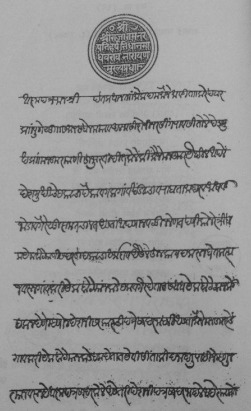
#> input picture Line Segmentation in Historical Document/data/historical-doc.png, 251 x 411 px
$ python -i detection.py   (imports and definitions only)
#> lines starting #> are read from the running program, lines starting #| are printed output that depends on the picture; after the words box and inside, x2 and y2 are one past the last pixel; in counts of white or black regions, pixels touching at a corner belong together
#> further down, picture is the input picture: shape (411, 251, 3); mean R, G, B 150.8, 150.8, 150.8
### Line Segmentation in Historical Document/src/utils.py
from enum import Enum
import logging
import os

import cv2
import numpy as np
import matplotlib.pyplot as plt


def get_save_path() -> str:
    return "res"


class Colour(Enum):
    RED = "RED"
    BLUE = "BLUE"
    GREEN = "GREEN"


# [20 lines left out: functions load_image, load_document_image, not called in this run]


def show_image(img: np.ndarray, title: str, save: bool, **im_kwargs) -> None:
    logging.info(f"showing image - title: {title} ... ")
    plt.imshow(img, **im_kwargs)
    plt.title(title)
    plt.show(block=True)

    if not save:
        return

    file_path = os.path.join(get_save_path(), f"{title}.png")
    plt.imsave(file_path, img, **im_kwargs)
    logging.info(f"saved image to {file_path}")

### Line Segmentation in Historical Document/src/detection.py
import logging
from typing import Tuple, List

import cv2
import numpy as np

from src.utils import show_image


# [133 lines left out: functions _mark_main_doc_contours, _mark_seal_text_contours, _merge_adjacent_rects, detect_lines_with_bboxes, segment_lines_in_seal, detect_lines_with_polygons, not called in this run]


def preprocess_image(image: np.ndarray, y_sep: int = 80) -> np.ndarray:
#> called with y_sep = 80
    logging.info("pre-processing image for further analysis ... ")

    L = np.iinfo(image.dtype).max + 1
#> L = 256

    out = cv2.cvtColor(image, cv2.COLOR_RGB2GRAY)
    show_image(out, "full - gray", True, cmap="gray")
#> in show_image, `plt.imsave(file_path, img, **im_kwargs)`:
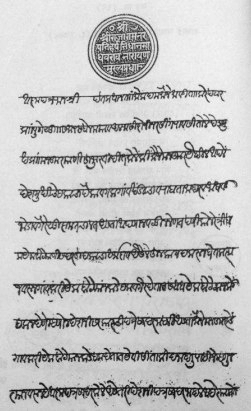
#> saved as full - gray.png: shape (411, 251, 3); min 0, max 255, mean 193.5

    # bottom half
    out[y_sep:, :] = cv2.GaussianBlur(out[y_sep:, :], (5, 5), 0)  # kernel size, sigma
    show_image(out, "bottom - blurred", True, cmap="gray")
#> call 2 of show_image, with title = 'bottom - blurred', save = True
#> in show_image (call 2), `plt.imsave(file_path, img, **im_kwargs)`:
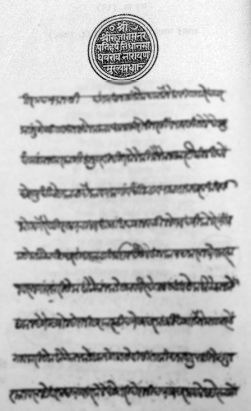
#> saved as bottom - blurred.png: shape (411, 251, 3); min 0, max 255, mean 191.4

    _, out[y_sep:, :] = cv2.threshold(
        out[y_sep:, :], 0, L, cv2.THRESH_BINARY + cv2.THRESH_OTSU
    )
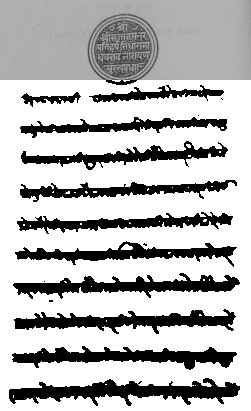
#> out: shape (411, 251); min 0, max 255, mean 184
    show_image(out, "bottom - thresholded", True, cmap="gray")

    kernel = cv2.getStructuringElement(cv2.MORPH_ELLIPSE, (5, 5))
    # out[y_sep:, :] = cv2.morphologyEx(out[y_sep:, :], cv2.MORPH_OPEN, kernel)
    # show_image(out, "bottom - morphed", True, cmap="gray")

    # top half
    top_processed = out.copy()

    # mask the part outside the seal so we can make it white on binarisation
    _, out[:y_sep, :] = cv2.threshold(
        out[:y_sep, :], 0, L, cv2.THRESH_BINARY + cv2.THRESH_OTSU
    )
    show_image(out, "top - thresholded", True, cmap="gray")

    out[:y_sep, :] = cv2.morphologyEx(out[:y_sep, :], cv2.MORPH_OPEN, kernel)
    show_image(out, "top - morphed", True, cmap="gray")

    outside_seal_contours, _ = cv2.findContours(
        out[:y_sep, :], cv2.RETR_TREE, cv2.CHAIN_APPROX_SIMPLE
    )
#> outside_seal_contours = 1 contour; box (x1, y1, x2, y2) and area: (0, 0, 251, 80) 15839

    out[:y_sep, :] = cv2.bitwise_not(top_processed[:y_sep, :])
    show_image(out, "top - inverted", True, cmap="gray")

    for contour in outside_seal_contours:
        cv2.drawContours(out[:y_sep, :], [contour], -1, (255, 255, 255), -1)
#> this loop made 1 pass
    show_image(out, "top - outside seal filled", True, cmap="gray")
#> in show_image (call 7), `plt.show(block=True)`:
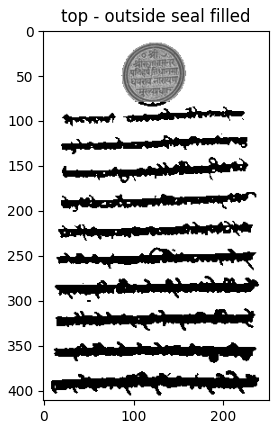
#> figure drawn by matplotlib, 1 panel

    # remove noise within seal
    out[:y_sep, :] = cv2.GaussianBlur(out[:y_sep, :], (5, 5), 0)
    show_image(out, "top - blurred", True, cmap="gray")

    out[:y_sep, :] = cv2.adaptiveThreshold(
        out[:y_sep, :], L, cv2.ADAPTIVE_THRESH_GAUSSIAN_C, cv2.THRESH_BINARY, 11, 2
    )
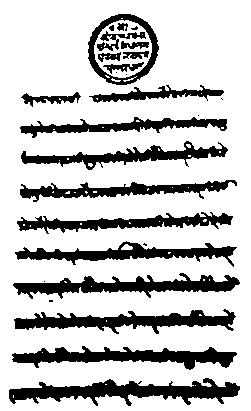
#> out: shape (411, 251); 77% white; 27 black regions (8 under 20 px), largest, box (x1, y1, x2, y2) and area: (9, 378, 240, 406) 3039, (12, 346, 237, 370) 2552, (13, 273, 240, 299) 2543
    show_image(out, "top - thresholded (adaptive)", True, cmap="gray")

    # mask seal circle itself
    contours, _ = cv2.findContours(
        out[:y_sep, :], cv2.RETR_TREE, cv2.CHAIN_APPROX_SIMPLE
    )
#> contours = 29 contours, 18 with area under 20; largest, box (x1, y1, x2, y2) and area: (0, 0, 251, 80) 15919, (94, 20, 152, 78) 2516, (99, 30, 147, 42) 263, (102, 61, 145, 75) 248, (120, 40, 150, 50) 180
    for contour in contours:
        (x, y), rad = cv2.minEnclosingCircle(contour)
        x, y, rad = int(x), int(y), int(rad)

        # trying to mask away the seal circle
        if not (40 < y < 50) or rad < 15:
            continue

        mask = np.zeros(out[:y_sep, :].shape[:2], dtype=np.uint8)
        cv2.drawContours(mask, [contour], 0, (255, 255, 255), -1)

        white_background = np.full(out[:y_sep, :].shape, L - 1, dtype=np.uint8)

        out[:y_sep, :] = np.where(mask[:, :], out[:y_sep, :], white_background)
#> this loop made 29 passes
#> (x, y, rad) on passes 3, 4, 5, 8, 10, 12, 16, 17, 18, 19, 20, 21: (132, 77, 4), (107, 76, 2), (122, 48, 29), (123, 64, 21), (109, 67, 0), (109, 55, 12), (135, 54, 13), (134, 56, 0), (134, 45, 14), (142, 44, 0), (137, 44, 0), (107, 43, 12)
#> (contour, x, y, rad) on passes 1, 2, 6, 7, 9, 11: ([[137, 79], [138, 79]], 137, 79, 0), ([[112, 78], [111, 79], [114, 79], [113, 79]], 112, 79, 1), ([[125, 74], [126, 73], [127, 74], [126, 75]], 126, 74, 1), ([[115, 72], [116, 71], [117, 72], [116, 73]], 116, 72, 1), ([[123, 67], [123, 68], [124, 67]], 123, 67, 0), ([[127, 58], [128, 57], [129, 58], [128, 59]], 128, 58, 1)
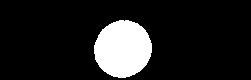
#> mask: shape (80, 251); 12.9% white; 1 white region, box (x1, y1, x2, y2) and area: (94, 20, 152, 78) 2598
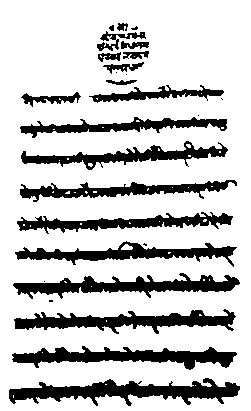
#> out: shape (411, 251); 78.1% white; 27 black regions (8 under 20 px), largest, box (x1, y1, x2, y2) and area: (9, 378, 240, 406) 3039, (12, 346, 237, 370) 2552, (13, 273, 240, 299) 2543

    show_image(out, "top - without seal circle", True, cmap="gray")

    return out

>>> import cv2
>>> picture = cv2.cvtColor(cv2.imread('../data/historical-doc.png'), cv2.COLOR_BGR2RGB)
>>> result = preprocess_image(picture)
